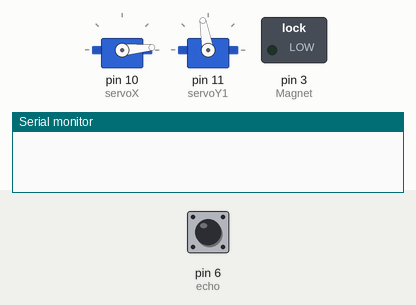
Simulated run of this sketch. Board: Arduino Uno, built with avr-gcc and run on an emulated ATmega328P. Parts: 2 × servo, switched loads named in the sketch (green lamp = pin HIGH), the last lines printed to the serial monitor. The test bench sets the inputs (shaded band); at power-on: pin 6 (echo) LOW. Pins used as bus, display or sensor lines are not drawn.

Above: at 3.2 s.
3.3 s: pin 6 (echo) pulsed HIGH 2 times (0.12 s each, 0.3 s apart)
At 5.0 s:
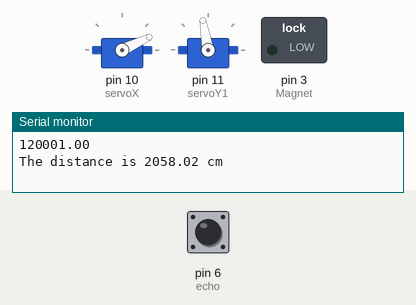
At 8.0 s:
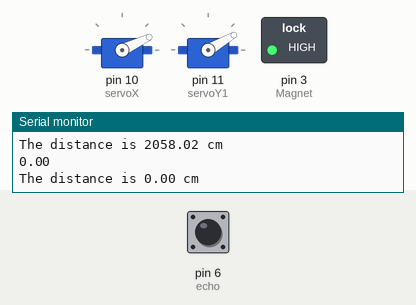
Timing chart, 0 to 41.2 s (numbered marks = the images above; inputs shaded):
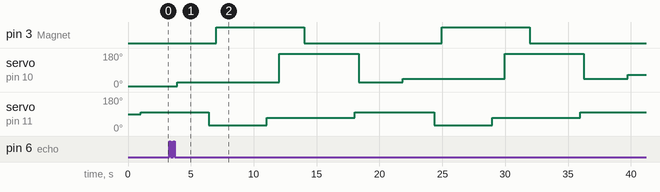

The sketch:

ProjectARHM_mk3.ino
```cpp
//Name: Wai-Kwok Ronald See
//Stu_ID: 40094605

// ------ARDUINO PROJECT 01 A.R.H.M.-------
// --------------------------------------
#include <Servo.h>

Servo servoX;
Servo servoY1;
//Servo servoY2;

int Magnet = 3;

int trig = 5;
int echo = 6;
float distance = 0.0;
float duration = 0.0;

int thetaX = 5;

float Use_USSensor();
void Object_found();
void Put_Trash();
void GO_Back(int &thetaX);

void setup() {
  Serial.begin(9600);

  // Attaching servos to pins
  servoX.attach(10); // arbitrary digital pin between 0 to 13
  servoY1.attach(11);  // servo RHS
  //servoY2.attach(12); // servo LHS

  // Setting the Arm to its initial position
  servoX.write(5);
  delay(1000); // needed delay for motor (at least 0.1 sec)

  servoY1.write(100);
  //servoY2.write(100);
  delay(1000);

  //ULTRASONIC SENSOR PIN SET-UP

  pinMode(trig,OUTPUT); // dig pin 5
  pinMode(echo,INPUT); // dig pin 6

  //Magnet Set-up
  pinMode(Magnet,OUTPUT); //dig pin 3

  //---Set-Up Complete----
}

void loop() {
//----------------ServoX control-----------------
  int kill =0; // variable to keep track of the number of objects found
  for (thetaX = 5; thetaX <=180; thetaX+= 20) {
    servoX.write(thetaX);
    delay(1000);

//-------------Ultra-sound sensor--------

    distance = Use_USSensor();

    if(thetaX >=165 && kill ==0) {
      thetaX = 5 ;
      servoX.write(thetaX);
      delay(1000);
      exit(1);
      delay(1000);
      while(1); // infinite loop that does nothing if exit doesn't work (alternative to exit)
    }

    if(distance < 6.0) { //Object found therefore Activates the movement sequence
      Object_found();
      delay(2000);
      Put_Trash();// Put the object in the "trash can"
      delay(3000);
      GO_Back(thetaX); //Brings the ARHM to former position
      delay(3000);
      kill++;
      Serial.print("Killed = ");
      Serial.println(kill);
    }
  }
}


//-----------FUNction List -----------

float Use_USSensor() { // Function to use the US sensor
  digitalWrite(trig,LOW);
  delay(5);
  digitalWrite(trig,HIGH);
  delay(10);
  digitalWrite(trig,LOW);
  duration = pulseIn(echo,HIGH);
  delay(500);
  distance = (duration/2)* 0.0343 ; //distance is in cm
  Serial.println(duration);
  Serial.print("The distance is ");
  Serial.print(distance);
  Serial.println(" cm");

  return distance;
}

void Object_found() {  // function when an object is in range
  servoY1.write(30); //bend the arm down
  delay(500);
  digitalWrite(Magnet,LOW);// grab the object
  delay(100);
  digitalWrite(Magnet,HIGH);
  delay(2000);
}

void Put_Trash() { ///Function sequence to bring object in trash
  servoY1.write(70); //put some angle not 0
  delay(1000);
  servoX.write(175); //Angle where the center of the trash can is
  delay(2000);
  digitalWrite(Magnet, LOW); //releases the object into the trash
  delay(1000);
}

void GO_Back(int &thetaX) {  //Function to reset the Arm back to the former angle
    servoY1.write(100);
    //servoY2.write(90);
    delay(300);
    servoX.write(thetaX);
    delay(500);
}
```

Measured:
- by itself, pin 3 (Magnet): alternates HIGH for 7.0 s and LOW for 10.9 s
